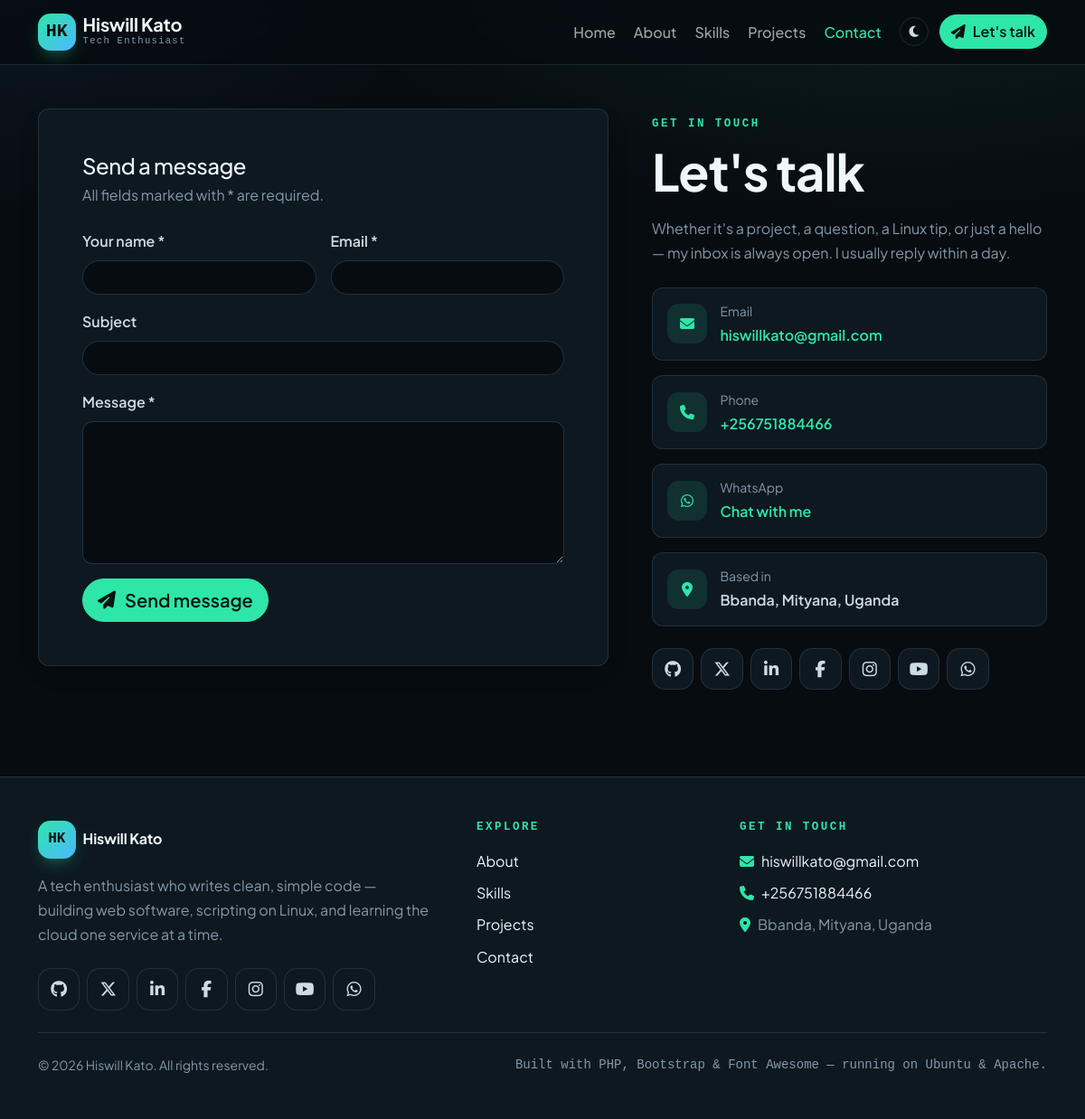
The page /contact.php on the database its author committed.
### tables this page shows
CREATE TABLE profile (
  id        INT UNSIGNED NOT NULL AUTO_INCREMENT,
  name      VARCHAR(80)  NOT NULL,
  alias     VARCHAR(40)  NOT NULL DEFAULT '',
  title     VARCHAR(120) NOT NULL,
  tagline   VARCHAR(200) NOT NULL DEFAULT '',
  bio       TEXT         NOT NULL,
  about     MEDIUMTEXT   NOT NULL,
  location  VARCHAR(120) NOT NULL DEFAULT '',
  campus    VARCHAR(160) NOT NULL DEFAULT '',
  degree    VARCHAR(160) NOT NULL DEFAULT '',
  email     VARCHAR(160) NOT NULL DEFAULT '',
  phone     VARCHAR(40)  NOT NULL DEFAULT '',
  avatar    VARCHAR(200) NOT NULL DEFAULT '',
  resume    VARCHAR(200) NOT NULL DEFAULT '',
  available TINYINT(1)   NOT NULL DEFAULT 1,
  updated   TIMESTAMP    NOT NULL DEFAULT CURRENT_TIMESTAMP ON UPDATE CURRENT_TIMESTAMP,
  PRIMARY KEY (id)
);

CREATE TABLE socials (
  id     INT UNSIGNED NOT NULL AUTO_INCREMENT,
  name   VARCHAR(40)  NOT NULL,
  handle VARCHAR(80)  NOT NULL,
  url    VARCHAR(255) NOT NULL DEFAULT '',
  icon   VARCHAR(60)  NOT NULL DEFAULT '',
  color  VARCHAR(20)  NOT NULL DEFAULT '',
  sort   INT UNSIGNED NOT NULL DEFAULT 0,
  shown  TINYINT(1)   NOT NULL DEFAULT 1,
  PRIMARY KEY (id)
);

### app/db.php (called while the page is built, shortened)
<?php
function db(): mysqli
{
    static $conn = null;
    if ($conn === null) {
        try {
            $conn = new mysqli(DB_HOST, DB_USER, DB_PASS, DB_NAME);
            $conn->set_charset('utf8mb4');
        } catch (mysqli_sql_exception $problem) {
            http_response_code(503);
            $detail = SHOW_ERRORS ? '<p><code>' . htmlspecialchars($problem->getMessage()) . '</code></p>' : '';
            exit('<!doctype html><meta charset="utf-8"><title>Database unavailable</title>'
                . '<div style="font:16px/1.6 system-ui;max-width:36rem;margin:14vh auto;padding:0 1.5rem">'
                . '<h1 style="font-size:1.4rem">The database is not reachable.</h1>'
                . $detail
                . '<p>Check the <code>DB_*</code> values in <code>app/config.php</code> and that MariaDB is running.</p>'
                . '</div>');
        }
    }
    return $conn;
}
function query(string $sql, array $args = []): mysqli_stmt
{
    $statement = db()->prepare($sql);
    $statement->execute();
    return $statement;
}
function one(string $sql, array $args = []): ?array
{
    $row = query($sql, $args)->get_result()->fetch_assoc();
    return $row ?: null;
}
function all(string $sql, array $args = []): array
{
    return query($sql, $args)->get_result()->fetch_all(MYSQLI_ASSOC);
}

### app/data.php (called while the page is built, shortened)
<?php
function me(): array
{
    static $me = null;
    if ($me === null) {
        $me = one('SELECT * FROM profile ORDER BY id LIMIT 1') ?? [];
    }
    return $me;
}
function socials(): array
{
    return all('SELECT * FROM socials WHERE shown = 1 ORDER BY sort, id');
}

### app/parts/socials.php (the view, shortened to what this page needs)
<?php
$socials = socials();
?>
<div class="d-flex flex-wrap gap-2">
    <?php foreach ($socials as $item): ?>
        <?php if ($item['url'] !== ''): ?>
            <a class="social" href="<?= e($item['url']) ?>" target="_blank" rel="noopener"
               style="--brand: <?= e($item['color'] ?: 'var(--bs-primary)') ?>"
               title="<?= e($item['name'] . ' — ' . $item['handle']) ?>"
               aria-label="<?= e($item['name']) ?>">
                <?= icon($item['icon']) ?>
            </a>
        <?php endif; ?>
    <?php endforeach; ?>
</div>

### app/parts/header.php (shortened to what this page needs)
<?php
$me     = me();
$active = $section ?? '';
$nav = [
    'home'     => ['Home', ''],
    'about'    => ['About', 'about'],
    'skills'   => ['Skills', 'skills'],
    'projects' => ['Projects', 'projects'],
    'contact'  => ['Contact', 'contact'],
];
?>
<!doctype html>
<html lang="en" data-theme="dark" data-bs-theme="dark">
<head>
<link rel="stylesheet" href="<?= asset('css/bootstrap.min.css') ?>">
<link rel="stylesheet" href="<?= asset('css/all.min.css') ?>">
<link rel="stylesheet" href="<?= asset('css/style.css') ?>">
</head>
<body>
<header class="site-header">
    <nav class="navbar navbar-expand-lg" aria-label="Main">
        <div class="container">
            <a class="navbar-brand d-flex align-items-center gap-2" href="<?= url() ?>">
                <span class="brand-mark"><?= e(initials($me['name'] ?? OWNER)) ?></span>
                <span class="d-flex flex-column">
                    <span class="brand-name"><?= e($me['name'] ?? OWNER) ?></span>
                    <span class="brand-tagline d-none d-sm-block"><?= e($me['title'] ?? '') ?></span>
                </span>
            </a>
            <?= themeToggle('d-lg-none ms-auto') ?>
            <div class="collapse navbar-collapse" id="navmenu">
                <ul class="navbar-nav ms-auto align-items-lg-center gap-lg-1 mt-3 mt-lg-0">
                    <?php foreach ($nav as $key => [$text, $path]): ?>
                        <li class="nav-item">
                            <a class="nav-link<?= $active === $key ? ' active' : '' ?>"
                               <?= $active === $key ? 'aria-current="page"' : '' ?>
                               href="<?= url($path) ?>"><?= e($text) ?></a>
                        </li>
                    <?php endforeach; ?>
                    <li class="nav-item d-none d-lg-block ms-lg-2">
                        <?= themeToggle('btn-sm') ?>
                    </li>
                    <li class="nav-item mt-2 mt-lg-0 ms-lg-2">
                        <a class="btn btn-primary" href="<?= url('contact') ?>">
                            <?= icon('fa-solid fa-paper-plane') ?> Let's talk
                        </a>
                    </li>
                </ul>
            </div>
        </div>
    </nav>
</header>
<main id="main">

### app/functions.php (shortened to what this page needs)
<?php
function e(mixed $value): string
{
    return htmlspecialchars((string) $value, ENT_QUOTES, 'UTF-8');
}
function url(string $path = ''): string
{
    if (BASE_URL !== '') {
        $base = rtrim(BASE_URL, '/');
    } else {
        $scheme = (($_SERVER['HTTPS'] ?? '') === 'on') ? 'https' : 'http';
        $base = $scheme . '://' . ($_SERVER['HTTP_HOST'] ?? 'localhost');
    }
    return $path === '' ? $base : $base . '/' . ltrim($path, '/');
}
function asset(string $path): string
{
    return url('assets/' . ltrim($path, '/'));
}
function initials(string $name): string
{
    $parts = preg_split('/\s+/', trim($name)) ?: [];
    $letters = array_map(static fn (string $word): string => mb_strtoupper(mb_substr($word, 0, 1)), $parts);
    return implode('', array_slice($letters, 0, 2));
}
function icon(string $classes): string
{
    return '<i class="' . e($classes) . '" aria-hidden="true"></i>';
}
function themeToggle(string $extra = ''): string
{
    $extra = $extra === '' ? '' : ' ' . $extra;
    return '<button type="button" class="btn btn-ghost rounded-circle theme-toggle' . $extra
        . '" aria-label="Switch theme">'
        . icon('fa-solid fa-moon') . icon('fa-solid fa-sun') . '</button>';
}

### contact.php (shortened to what this page needs)
<?php
require __DIR__ . '/app/init.php';
$me     = me();
$old    = ['name' => '', 'email' => '', 'subject' => '', 'body' => ''];
$section = 'contact';
require __DIR__ . '/app/parts/header.php';
?>
<section class="container py-5">
    <div class="row g-4 g-lg-5">
        <div class="col-lg-7">
            <div class="card p-4 p-lg-5">
                <h2 class="h4 mb-1">Send a message</h2>
                <p class="text-body-secondary mb-4">All fields marked with * are required.</p>
                <form method="post" action="<?= url('contact') ?>" novalidate>
                    <div class="row g-3">
                        <div class="col-md-6">
                            <label class="form-label fw-semibold" for="name">Your name *</label>
                            <input class="form-control" id="name" name="name" value="<?= e($old['name']) ?>" required>
                        </div>
                        <div class="col-md-6">
                            <label class="form-label fw-semibold" for="email">Email *</label>
                            <input class="form-control" id="email" name="email" type="email" value="<?= e($old['email']) ?>" required>
                        </div>
                        <div class="col-12">
                            <label class="form-label fw-semibold" for="subject">Subject</label>
                            <input class="form-control" id="subject" name="subject" value="<?= e($old['subject']) ?>">
                        </div>
                        <div class="col-12">
                            <label class="form-label fw-semibold" for="body">Message *</label>
                            <textarea class="form-control" id="body" name="body" rows="6" required><?= e($old['body']) ?></textarea>
                        </div>
                        <div class="col-12">
                            <button class="btn btn-primary btn-lg" type="submit">
                                <?= icon('fa-solid fa-paper-plane') ?> Send message
                            </button>
                        </div>
                    </div>
                </form>
            </div>
        </div>
        <div class="col-lg-5">
            <span class="eyebrow">Get in touch</span>
            <h1 class="display-4 mt-2 mb-3">Let's talk</h1>
            <p class="text-body-secondary mb-4">
                Whether it's a project, a question, a Linux tip, or just a hello — my
                inbox is always open. I usually reply within a day.
            </p>
            <div class="d-grid gap-3 mb-4">
                <a class="contact-line" href="mailto:<?= e($me['email'] ?? EMAIL) ?>">
                    <span class="contact-icon"><?= icon('fa-solid fa-envelope') ?></span>
                    <span>
                        <span class="d-block text-body-secondary small">Email</span>
                        <span class="fw-semibold"><?= e($me['email'] ?? EMAIL) ?></span>
                    </span>
                </a>
                <a class="contact-line" href="tel:<?= e(preg_replace('/\s+/', '', $me['phone'] ?? '')) ?>">
                    <span class="contact-icon"><?= icon('fa-solid fa-phone') ?></span>
                    <span>
                        <span class="d-block text-body-secondary small">Phone</span>
                        <span class="fw-semibold"><?= e($me['phone'] ?? '') ?></span>
                    </span>
                </a>
                <a class="contact-line" href="https://wa.me/<?= e(preg_replace('/\D/', '', $me['phone'] ?? '')) ?>" target="_blank" rel="noopener">
                    <span class="contact-icon"><?= icon('fa-brands fa-whatsapp') ?></span>
                    <span>
                        <span class="d-block text-body-secondary small">WhatsApp</span>
                        <span class="fw-semibold">Chat with me</span>
                    </span>
                </a>
                <div class="contact-line">
                    <span class="contact-icon"><?= icon('fa-solid fa-location-dot') ?></span>
                    <span>
                        <span class="d-block text-body-secondary small">Based in</span>
                        <span class="fw-semibold"><?= e($me['location'] ?? '') ?></span>
                    </span>
                </div>
            </div>
            <?php require __DIR__ . '/app/parts/socials.php'; ?>
        </div>
    </div>
</section>
<?php require __DIR__ . '/app/parts/footer.php'; ?>

### app/parts/footer.php (shortened to what this page needs)
<?php
$me      = me();
$socials = socials();
?>
</main>
<footer class="site-footer mt-5">
    <div class="container py-5">
        <div class="row g-4 g-lg-5">
            <div class="col-lg-5">
                <a class="navbar-brand d-inline-flex align-items-center gap-2 mb-3" href="<?= url() ?>">
                    <span class="brand-mark"><?= e(initials($me['name'] ?? OWNER)) ?></span>
                    <span class="brand-name"><?= e($me['name'] ?? OWNER) ?></span>
                </a>
                <p class="text-body-secondary mb-4" style="max-width: 30rem">
                    <?= e($me['tagline'] ?? '') ?>
                </p>
                <?php if ($socials !== []): ?>
                    <div class="d-flex flex-wrap gap-2">
                        <?php foreach ($socials as $item): ?>
                            <a class="social" href="<?= e($item['url'] ?: url('contact')) ?>"
                               <?= $item['url'] !== '' ? 'target="_blank" rel="noopener"' : '' ?>
                               style="--brand: <?= e($item['color'] ?: 'var(--bs-primary)') ?>"
                               title="<?= e($item['name']) ?>" aria-label="<?= e($item['name']) ?>">
                                <?= icon($item['icon']) ?>
                            </a>
                        <?php endforeach; ?>
                    </div>
                <?php endif; ?>
            </div>
            <div class="col-6 col-lg-3">
                <h6 class="eyebrow mb-3">Explore</h6>
                <ul class="list-unstyled d-grid gap-2 mb-0">
                    <li><a class="link-body-emphasis text-decoration-none" href="<?= url('about') ?>">About</a></li>
                    <li><a class="link-body-emphasis text-decoration-none" href="<?= url('skills') ?>">Skills</a></li>
                    <li><a class="link-body-emphasis text-decoration-none" href="<?= url('projects') ?>">Projects</a></li>
                    <li><a class="link-body-emphasis text-decoration-none" href="<?= url('contact') ?>">Contact</a></li>
                </ul>
            </div>
            <div class="col-6 col-lg-4">
                <h6 class="eyebrow mb-3">Get in touch</h6>
                <ul class="list-unstyled d-grid gap-2 mb-0">
                    <li>
                        <a class="link-body-emphasis text-decoration-none text-break" href="mailto:<?= e($me['email'] ?? EMAIL) ?>">
                            <?= icon('fa-solid fa-envelope me-2 text-primary') ?><?= e($me['email'] ?? EMAIL) ?>
                        </a>
                    </li>
                    <li>
                        <a class="link-body-emphasis text-decoration-none text-break" href="tel:<?= e(preg_replace('/\s+/', '', $me['phone'] ?? '')) ?>">
                            <?= icon('fa-solid fa-phone me-2 text-primary') ?><?= e($me['phone'] ?? '') ?>
                        </a>
                    </li>
                    <li class="text-body-secondary">
                        <?= icon('fa-solid fa-location-dot me-2 text-primary') ?><?= e($me['location'] ?? '') ?>
                    </li>
                </ul>
            </div>
        </div>
        <hr class="my-4">
        <div class="d-flex flex-column flex-sm-row justify-content-between align-items-center gap-2 small text-body-secondary">
            <span>&copy; <span data-year><?= date('Y') ?></span> <?= e($me['name'] ?? OWNER) ?>. All rights reserved.</span>
            <span class="mono">Built with PHP, Bootstrap &amp; Font Awesome — running on Ubuntu &amp; Apache.</span>
        </div>
    </div>
</footer>
</body>
</html>

### rows shown on the page
profile: name "HK", name "Hiswill Kato", title "Tech Enthusiast", email "hiswillkato@gmail.com", phone "+256751884466", location "Bbanda, Mityana, Uganda", tagline "A tech enthusiast who writes clean, simple code — building web software, scripting on Linux, and learning the cloud one service at a time."

### other values the page prints
$text "Home"
$text "About"
$text "Skills"
$text "Projects"
$text "Contact"
